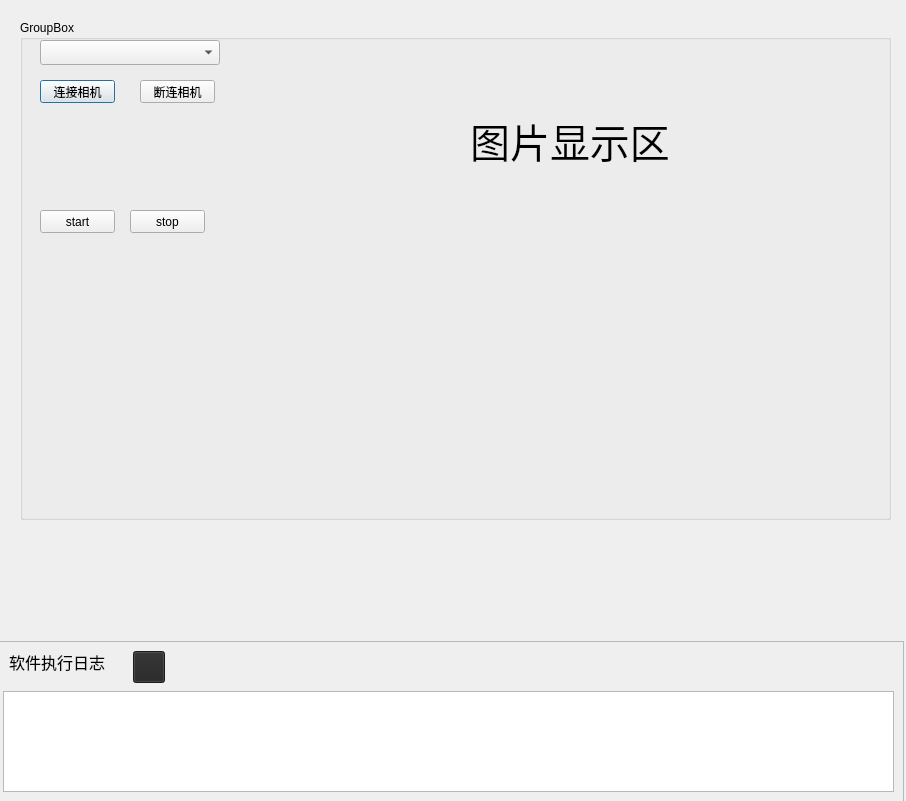
<?xml version="1.0" encoding="UTF-8"?>
<ui version="4.0">
 <class>QtCameraClass</class>
 <widget class="QDialog" name="QtCameraClass">
  <property name="geometry">
   <rect>
    <x>0</x>
    <y>0</y>
    <width>906</width>
    <height>801</height>
   </rect>
  </property>
  <property name="windowTitle">
   <string>QtCamera</string>
  </property>
  <widget class="QGroupBox" name="groupBox">
   <property name="geometry">
    <rect>
     <x>20</x>
     <y>20</y>
     <width>871</width>
     <height>500</height>
    </rect>
   </property>
   <property name="title">
    <string>GroupBox</string>
   </property>
   <widget class="QComboBox" name="comboBox_camera">
    <property name="geometry">
     <rect>
      <x>20</x>
      <y>20</y>
      <width>180</width>
      <height>25</height>
     </rect>
    </property>
   </widget>
   <widget class="QPushButton" name="pushButton_connectCamera">
    <property name="geometry">
     <rect>
      <x>20</x>
      <y>60</y>
      <width>75</width>
      <height>23</height>
     </rect>
    </property>
    <property name="text">
     <string>连接相机</string>
    </property>
   </widget>
   <widget class="QPushButton" name="pushButton_disConnectCamera">
    <property name="geometry">
     <rect>
      <x>120</x>
      <y>60</y>
      <width>75</width>
      <height>23</height>
     </rect>
    </property>
    <property name="text">
     <string>断连相机</string>
    </property>
   </widget>
   <widget class="QPushButton" name="pushButton_start">
    <property name="geometry">
     <rect>
      <x>20</x>
      <y>190</y>
      <width>75</width>
      <height>23</height>
     </rect>
    </property>
    <property name="text">
     <string>start</string>
    </property>
   </widget>
   <widget class="QPushButton" name="pushButton_stop">
    <property name="geometry">
     <rect>
      <x>110</x>
      <y>190</y>
      <width>75</width>
      <height>23</height>
     </rect>
    </property>
    <property name="text">
     <string>stop</string>
    </property>
   </widget>
   <widget class="QWidget" name="layoutWidget">
    <property name="geometry">
     <rect>
      <x>20</x>
      <y>100</y>
      <width>171</width>
      <height>22</height>
     </rect>
    </property>
    <layout class="QGridLayout" name="gridLayout">
     <item row="0" column="0">
      <widget class="QLabel" name="label">
       <property name="text">
        <string>expsoure</string>
       </property>
      </widget>
     </item>
     <item row="0" column="1">
      <widget class="QLineEdit" name="lineEdit_expTime"/>
     </item>
     <item row="0" column="2">
      <widget class="QLabel" name="label_2">
       <property name="text">
        <string>us</string>
       </property>
      </widget>
     </item>
    </layout>
   </widget>
   <widget class="QWidget" name="layoutWidget">
    <property name="geometry">
     <rect>
      <x>20</x>
      <y>150</y>
      <width>171</width>
      <height>22</height>
     </rect>
    </property>
    <layout class="QGridLayout" name="gridLayout_2">
     <item row="0" column="0">
      <widget class="QLabel" name="label_3">
       <property name="text">
        <string>采样Width</string>
       </property>
      </widget>
     </item>
     <item row="0" column="1">
      <widget class="QLineEdit" name="lineEdit_cameraWidth"/>
     </item>
     <item row="0" column="2">
      <widget class="QLabel" name="label_4">
       <property name="text">
        <string>pixel</string>
       </property>
      </widget>
     </item>
    </layout>
   </widget>
   <widget class="QLabel" name="label_imgShow">
    <property name="geometry">
     <rect>
      <x>260</x>
      <y>30</y>
      <width>580</width>
      <height>180</height>
     </rect>
    </property>
    <property name="font">
     <font>
      <pointsize>30</pointsize>
     </font>
    </property>
    <property name="layoutDirection">
     <enum>Qt::LeftToRight</enum>
    </property>
    <property name="text">
     <string>图片显示区</string>
    </property>
    <property name="alignment">
     <set>Qt::AlignCenter</set>
    </property>
   </widget>
   <widget class="QCustomPlot" name="widget" native="true">
    <property name="geometry">
     <rect>
      <x>260</x>
      <y>170</y>
      <width>580</width>
      <height>180</height>
     </rect>
    </property>
   </widget>
  </widget>
  <widget class="QFrame" name="frame_7">
   <property name="geometry">
    <rect>
     <x>-7</x>
     <y>641</y>
     <width>911</width>
     <height>161</height>
    </rect>
   </property>
   <property name="styleSheet">
    <string notr="true"/>
   </property>
   <property name="frameShape">
    <enum>QFrame::StyledPanel</enum>
   </property>
   <property name="frameShadow">
    <enum>QFrame::Raised</enum>
   </property>
   <widget class="QTextEdit" name="textEdit_Log">
    <property name="enabled">
     <bool>true</bool>
    </property>
    <property name="geometry">
     <rect>
      <x>10</x>
      <y>50</y>
      <width>891</width>
      <height>101</height>
     </rect>
    </property>
    <property name="styleSheet">
     <string notr="true"/>
    </property>
    <property name="html">
     <string>&lt;!DOCTYPE HTML PUBLIC &quot;-//W3C//DTD HTML 4.0//EN&quot; &quot;http://www.w3.org/TR/REC-html40/strict.dtd&quot;&gt;
&lt;html&gt;&lt;head&gt;&lt;meta name=&quot;qrichtext&quot; content=&quot;1&quot; /&gt;&lt;style type=&quot;text/css&quot;&gt;
p, li { white-space: pre-wrap; }
&lt;/style&gt;&lt;/head&gt;&lt;body style=&quot; font-family:'SimSun'; font-size:9pt; font-weight:400; font-style:normal;&quot;&gt;
&lt;p style=&quot;-qt-paragraph-type:empty; margin-top:0px; margin-bottom:0px; margin-left:0px; margin-right:0px; -qt-block-indent:0; text-indent:0px; font-family:'Microsoft YaHei UI Light'; font-size:12px;&quot;&gt;&lt;br /&gt;&lt;/p&gt;&lt;/body&gt;&lt;/html&gt;</string>
    </property>
   </widget>
   <widget class="QPushButton" name="pushButton_ClearLog">
    <property name="geometry">
     <rect>
      <x>140</x>
      <y>10</y>
      <width>32</width>
      <height>32</height>
     </rect>
    </property>
    <property name="styleSheet">
     <string notr="true">
QPushButton {
background: #252525;
             border-image: url(:/QtCamera/Image/白删除-01.svg);
}
QPushButton:Hover{
			border-image:url(:/QtCamera/Image/删除.svg);

}
</string>
    </property>
    <property name="text">
     <string/>
    </property>
   </widget>
   <widget class="QLabel" name="label_45">
    <property name="geometry">
     <rect>
      <x>16</x>
      <y>10</y>
      <width>96</width>
      <height>22</height>
     </rect>
    </property>
    <property name="font">
     <font>
      <pointsize>-1</pointsize>
     </font>
    </property>
    <property name="styleSheet">
     <string notr="true">font-size: 16px;
</string>
    </property>
    <property name="text">
     <string>软件执行日志</string>
    </property>
   </widget>
  </widget>
 </widget>
 <layoutdefault spacing="6" margin="11"/>
 <customwidgets>
  <customwidget>
   <class>QCustomPlot</class>
   <extends>QWidget</extends>
   <header>qcustomplot.h</header>
   <container>1</container>
  </customwidget>
 </customwidgets>
 <resources>
  <include location="QtCamera.qrc"/>
 </resources>
 <connections/>
</ui>
